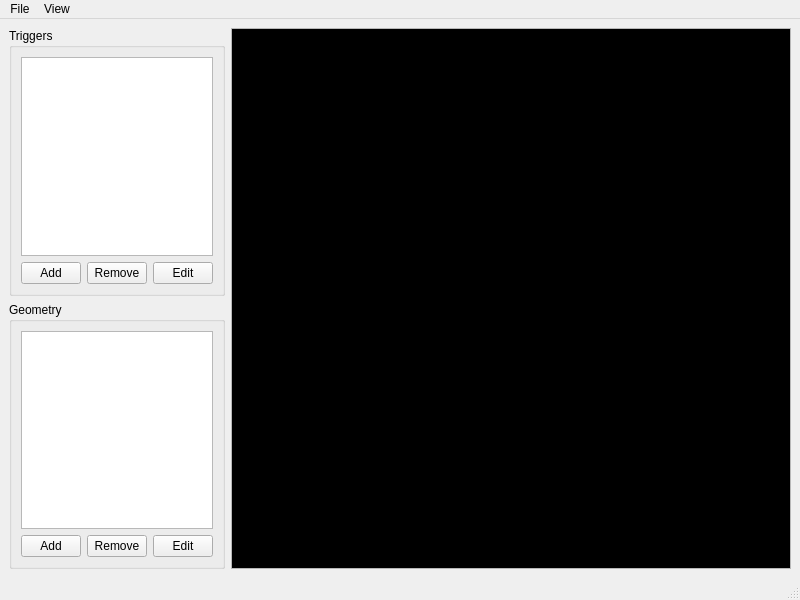
<?xml version="1.0" encoding="UTF-8"?>
<ui version="4.0">
 <class>MainWindow</class>
 <widget class="QMainWindow" name="MainWindow">
  <property name="geometry">
   <rect>
    <x>0</x>
    <y>0</y>
    <width>800</width>
    <height>600</height>
   </rect>
  </property>
  <property name="windowTitle">
   <string>MainWindow</string>
  </property>
  <widget class="QWidget" name="centralwidget">
   <layout class="QHBoxLayout" name="horizontalLayout" stretch="1,3">
    <item>
     <layout class="QVBoxLayout" name="verticalLayout">
      <item>
       <widget class="QGroupBox" name="groupBox">
        <property name="title">
         <string>Triggers</string>
        </property>
        <layout class="QGridLayout" name="gridLayout">
         <item row="0" column="0">
          <widget class="QListWidget" name="triggerList"/>
         </item>
         <item row="1" column="0">
          <layout class="QHBoxLayout" name="horizontalLayout_2">
           <item>
            <widget class="QPushButton" name="addTriggerButton">
             <property name="maximumSize">
              <size>
               <width>60</width>
               <height>16777215</height>
              </size>
             </property>
             <property name="text">
              <string>Add</string>
             </property>
            </widget>
           </item>
           <item>
            <widget class="QPushButton" name="removeTriggerButton">
             <property name="maximumSize">
              <size>
               <width>60</width>
               <height>16777215</height>
              </size>
             </property>
             <property name="text">
              <string>Remove</string>
             </property>
            </widget>
           </item>
           <item>
            <widget class="QPushButton" name="editTriggerButton">
             <property name="maximumSize">
              <size>
               <width>60</width>
               <height>16777215</height>
              </size>
             </property>
             <property name="text">
              <string>Edit</string>
             </property>
            </widget>
           </item>
          </layout>
         </item>
        </layout>
       </widget>
      </item>
      <item>
       <widget class="QGroupBox" name="groupBox_2">
        <property name="title">
         <string>Geometry</string>
        </property>
        <layout class="QGridLayout" name="gridLayout_2">
         <item row="0" column="0">
          <widget class="QListWidget" name="geometryList"/>
         </item>
         <item row="1" column="0">
          <layout class="QHBoxLayout" name="horizontalLayout_3">
           <item>
            <widget class="QPushButton" name="addGeomButton">
             <property name="maximumSize">
              <size>
               <width>60</width>
               <height>16777215</height>
              </size>
             </property>
             <property name="text">
              <string>Add</string>
             </property>
            </widget>
           </item>
           <item>
            <widget class="QPushButton" name="removeGeomButton">
             <property name="maximumSize">
              <size>
               <width>60</width>
               <height>16777215</height>
              </size>
             </property>
             <property name="text">
              <string>Remove</string>
             </property>
            </widget>
           </item>
           <item>
            <widget class="QPushButton" name="editGeomButton">
             <property name="maximumSize">
              <size>
               <width>60</width>
               <height>16777215</height>
              </size>
             </property>
             <property name="text">
              <string>Edit</string>
             </property>
            </widget>
           </item>
          </layout>
         </item>
        </layout>
       </widget>
      </item>
     </layout>
    </item>
    <item>
     <widget class="QScrollArea" name="scrollArea">
      <property name="widgetResizable">
       <bool>true</bool>
      </property>
      <widget class="QWidget" name="scrollAreaWidgetContents">
       <property name="geometry">
        <rect>
         <x>0</x>
         <y>0</y>
         <width>558</width>
         <height>539</height>
        </rect>
       </property>
       <layout class="QGridLayout" name="gridLayout_3">
        <property name="leftMargin">
         <number>0</number>
        </property>
        <property name="topMargin">
         <number>0</number>
        </property>
        <property name="rightMargin">
         <number>0</number>
        </property>
        <property name="bottomMargin">
         <number>0</number>
        </property>
        <property name="spacing">
         <number>0</number>
        </property>
        <item row="0" column="0">
         <widget class="WalkmeshRenderer" name="drawArea" native="true">
          <property name="sizePolicy">
           <sizepolicy hsizetype="MinimumExpanding" vsizetype="MinimumExpanding">
            <horstretch>0</horstretch>
            <verstretch>0</verstretch>
           </sizepolicy>
          </property>
          <property name="mouseTracking">
           <bool>true</bool>
          </property>
          <property name="focusPolicy">
           <enum>Qt::StrongFocus</enum>
          </property>
          <property name="styleSheet">
           <string notr="true">background: black;</string>
          </property>
         </widget>
        </item>
       </layout>
      </widget>
     </widget>
    </item>
   </layout>
  </widget>
  <widget class="QMenuBar" name="menubar">
   <property name="geometry">
    <rect>
     <x>0</x>
     <y>0</y>
     <width>800</width>
     <height>21</height>
    </rect>
   </property>
   <widget class="QMenu" name="menuFile">
    <property name="title">
     <string>File</string>
    </property>
    <addaction name="actionOpen"/>
    <addaction name="actionSave"/>
    <addaction name="actionSaveAs"/>
    <addaction name="separator"/>
    <addaction name="actionSelectLayout"/>
    <addaction name="separator"/>
    <addaction name="actionExit"/>
   </widget>
   <widget class="QMenu" name="menuView">
    <property name="title">
     <string>View</string>
    </property>
    <addaction name="actionZoomIn"/>
    <addaction name="actionZoomOut"/>
   </widget>
   <addaction name="menuFile"/>
   <addaction name="menuView"/>
  </widget>
  <widget class="QStatusBar" name="statusbar"/>
  <action name="actionNew">
   <property name="text">
    <string>New</string>
   </property>
  </action>
  <action name="actionOpen">
   <property name="text">
    <string>Open</string>
   </property>
  </action>
  <action name="actionSave">
   <property name="text">
    <string>Save</string>
   </property>
  </action>
  <action name="actionSaveAs">
   <property name="text">
    <string>Save As</string>
   </property>
  </action>
  <action name="actionExit">
   <property name="text">
    <string>Exit</string>
   </property>
  </action>
  <action name="actionSelectLayout">
   <property name="text">
    <string>Select Layout</string>
   </property>
  </action>
  <action name="actionZoomIn">
   <property name="text">
    <string>Zoom In</string>
   </property>
   <property name="shortcut">
    <string>+</string>
   </property>
  </action>
  <action name="actionZoomOut">
   <property name="text">
    <string>Zoom Out</string>
   </property>
   <property name="shortcut">
    <string>-</string>
   </property>
  </action>
 </widget>
 <customwidgets>
  <customwidget>
   <class>WalkmeshRenderer</class>
   <extends>QWidget</extends>
   <header location="global">toolset.misc.walkmesh.renderer</header>
   <container>1</container>
  </customwidget>
 </customwidgets>
 <resources/>
 <connections/>
</ui>
